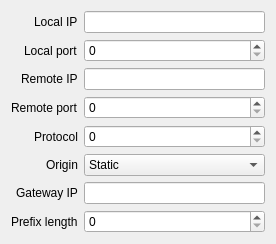
     <widget class="QWidget" name="ipv6_tab">
      <attribute name="icon">
       <iconset theme="network-wired"></iconset>
      </attribute>
      <attribute name="title">
       <string>IPv6</string>
      </attribute>
      <layout class="QFormLayout" name="formLayout_3">
       <property name="labelAlignment">
        <set>Qt::AlignRight|Qt::AlignTrailing|Qt::AlignVCenter</set>
       </property>
       <item row="0" column="0">
        <widget class="QLabel" name="ipv6_local_ip_label">
         <property name="toolTip">
          <string>Local IP address</string>
         </property>
         <property name="statusTip">
          <string>Local IP address</string>
         </property>
         <property name="whatsThis">
          <string>&lt;html&gt;&lt;head/&gt;&lt;body&gt;&lt;p&gt;Local IP address&lt;/p&gt;&lt;/body&gt;&lt;/html&gt;</string>
         </property>
         <property name="text">
          <string>Local IP</string>
         </property>
        </widget>
       </item>
       <item row="1" column="0">
        <widget class="QLabel" name="ipv6_local_port_label">
         <property name="toolTip">
          <string>Local port</string>
         </property>
         <property name="statusTip">
          <string>Local port</string>
         </property>
         <property name="whatsThis">
          <string>&lt;html&gt;&lt;head/&gt;&lt;body&gt;&lt;p&gt;Local port&lt;/p&gt;&lt;/body&gt;&lt;/html&gt;</string>
         </property>
         <property name="text">
          <string>Local port</string>
         </property>
        </widget>
       </item>
       <item row="2" column="0">
        <widget class="QLabel" name="ipv6_remote_ip_label">
         <property name="toolTip">
          <string>Remote IP address</string>
         </property>
         <property name="statusTip">
          <string>Remote IP address</string>
         </property>
         <property name="whatsThis">
          <string>&lt;html&gt;&lt;head/&gt;&lt;body&gt;&lt;p&gt;Remote IP address&lt;/p&gt;&lt;/body&gt;&lt;/html&gt;</string>
         </property>
         <property name="text">
          <string>Remote IP</string>
         </property>
        </widget>
       </item>
       <item row="3" column="0">
        <widget class="QLabel" name="ipv6_remote_port_label">
         <property name="toolTip">
          <string>Remote port</string>
         </property>
         <property name="statusTip">
          <string>Remote port</string>
         </property>
         <property name="whatsThis">
          <string>&lt;html&gt;&lt;head/&gt;&lt;body&gt;&lt;p&gt;Remote port&lt;/p&gt;&lt;/body&gt;&lt;/html&gt;</string>
         </property>
         <property name="text">
          <string>Remote port</string>
         </property>
        </widget>
       </item>
       <item row="4" column="0">
        <widget class="QLabel" name="ipv6_protocol_label">
         <property name="toolTip">
          <string>Protocol</string>
         </property>
         <property name="statusTip">
          <string>Protocol</string>
         </property>
         <property name="whatsThis">
          <string>&lt;html&gt;&lt;head/&gt;&lt;body&gt;&lt;p&gt;Protocol&lt;/p&gt;&lt;/body&gt;&lt;/html&gt;</string>
         </property>
         <property name="text">
          <string>Protocol</string>
         </property>
        </widget>
       </item>
       <item row="5" column="0">
        <widget class="QLabel" name="ipv6_origin_label">
         <property name="toolTip">
          <string>IP address origin</string>
         </property>
         <property name="statusTip">
          <string>IP address origin</string>
         </property>
         <property name="whatsThis">
          <string>&lt;html&gt;&lt;head/&gt;&lt;body&gt;&lt;p&gt;IP address origin&lt;/p&gt;&lt;/body&gt;&lt;/html&gt;</string>
         </property>
         <property name="text">
          <string>Origin</string>
         </property>
        </widget>
       </item>
       <item row="6" column="0">
        <widget class="QLabel" name="ipv6_gateway_ip_label">
         <property name="toolTip">
          <string>Gateway IP address</string>
         </property>
         <property name="statusTip">
          <string>Gateway IP address</string>
         </property>
         <property name="whatsThis">
          <string>&lt;html&gt;&lt;head/&gt;&lt;body&gt;&lt;p&gt;Gateway IP address&lt;/p&gt;&lt;/body&gt;&lt;/html&gt;</string>
         </property>
         <property name="text">
          <string>Gateway IP</string>
         </property>
        </widget>
       </item>
       <item row="7" column="0">
        <widget class="QLabel" name="ipv6_prefix_length_label">
         <property name="toolTip">
          <string>Prefix length</string>
         </property>
         <property name="statusTip">
          <string>Prefix length</string>
         </property>
         <property name="whatsThis">
          <string>&lt;html&gt;&lt;head/&gt;&lt;body&gt;&lt;p&gt;Prefix length&lt;/p&gt;&lt;/body&gt;&lt;/html&gt;</string>
         </property>
         <property name="text">
          <string>Prefix length</string>
         </property>
        </widget>
       </item>
       <item row="0" column="1">
        <widget class="QLineEdit" name="ipv6_local_ip_text">
         <property name="toolTip">
          <string>Local IP address</string>
         </property>
         <property name="statusTip">
          <string>Local IP address</string>
         </property>
         <property name="whatsThis">
          <string>&lt;html&gt;&lt;head/&gt;&lt;body&gt;&lt;p&gt;Local IP address&lt;/p&gt;&lt;/body&gt;&lt;/html&gt;</string>
         </property>
        </widget>
       </item>
       <item row="1" column="1">
        <widget class="QSpinBox" name="ipv6_local_port_number">
         <property name="toolTip">
          <string>Local port</string>
         </property>
         <property name="statusTip">
          <string>Local port</string>
         </property>
         <property name="whatsThis">
          <string>&lt;html&gt;&lt;head/&gt;&lt;body&gt;&lt;p&gt;Local port&lt;/p&gt;&lt;/body&gt;&lt;/html&gt;</string>
         </property>
        </widget>
       </item>
       <item row="2" column="1">
        <widget class="QLineEdit" name="ipv6_remote_ip_text">
         <property name="toolTip">
          <string>Remote IP address</string>
         </property>
         <property name="statusTip">
          <string>Remote IP address</string>
         </property>
         <property name="whatsThis">
          <string>&lt;html&gt;&lt;head/&gt;&lt;body&gt;&lt;p&gt;Remote IP address&lt;/p&gt;&lt;/body&gt;&lt;/html&gt;</string>
         </property>
        </widget>
       </item>
       <item row="3" column="1">
        <widget class="QSpinBox" name="ipv6_remote_port_number">
         <property name="toolTip">
          <string>Remote port</string>
         </property>
         <property name="statusTip">
          <string>Remote port</string>
         </property>
         <property name="whatsThis">
          <string>&lt;html&gt;&lt;head/&gt;&lt;body&gt;&lt;p&gt;Remote port&lt;/p&gt;&lt;/body&gt;&lt;/html&gt;</string>
         </property>
        </widget>
       </item>
       <item row="4" column="1">
        <widget class="QSpinBox" name="ipv6_protocol_number">
         <property name="toolTip">
          <string>Protocol</string>
         </property>
         <property name="statusTip">
          <string>Protocol</string>
         </property>
         <property name="whatsThis">
          <string>&lt;html&gt;&lt;head/&gt;&lt;body&gt;&lt;p&gt;Protocol&lt;/p&gt;&lt;/body&gt;&lt;/html&gt;</string>
         </property>
        </widget>
       </item>
       <item row="5" column="1">
        <widget class="QComboBox" name="ipv6_origin_combo">
         <property name="toolTip">
          <string>IP address origin</string>
         </property>
         <property name="statusTip">
          <string>IP address origin</string>
         </property>
         <property name="whatsThis">
          <string>&lt;html&gt;&lt;head/&gt;&lt;body&gt;&lt;p&gt;IP address origin&lt;/p&gt;&lt;/body&gt;&lt;/html&gt;</string>
         </property>
         <item>
          <property name="text">
           <string>Static</string>
          </property>
         </item>
         <item>
          <property name="text">
           <string>Stateless auto-configuration</string>
          </property>
         </item>
         <item>
          <property name="text">
           <string>Stateful auto-configuration</string>
          </property>
         </item>
        </widget>
       </item>
       <item row="6" column="1">
        <widget class="QLineEdit" name="ipv6_gateway_ip_text">
         <property name="toolTip">
          <string>Gateway IP address</string>
         </property>
         <property name="statusTip">
          <string>Gateway IP address</string>
         </property>
         <property name="whatsThis">
          <string>&lt;html&gt;&lt;head/&gt;&lt;body&gt;&lt;p&gt;Gateway IP address&lt;/p&gt;&lt;/body&gt;&lt;/html&gt;</string>
         </property>
        </widget>
       </item>
       <item row="7" column="1">
        <widget class="QSpinBox" name="ipv6_prefix_length_number">
         <property name="toolTip">
          <string>Prefix length</string>
         </property>
         <property name="statusTip">
          <string>Prefix length</string>
         </property>
         <property name="whatsThis">
          <string>&lt;html&gt;&lt;head/&gt;&lt;body&gt;&lt;p&gt;Prefix length&lt;/p&gt;&lt;/body&gt;&lt;/html&gt;</string>
         </property>
        </widget>
       </item>
      </layout>
     </widget>
